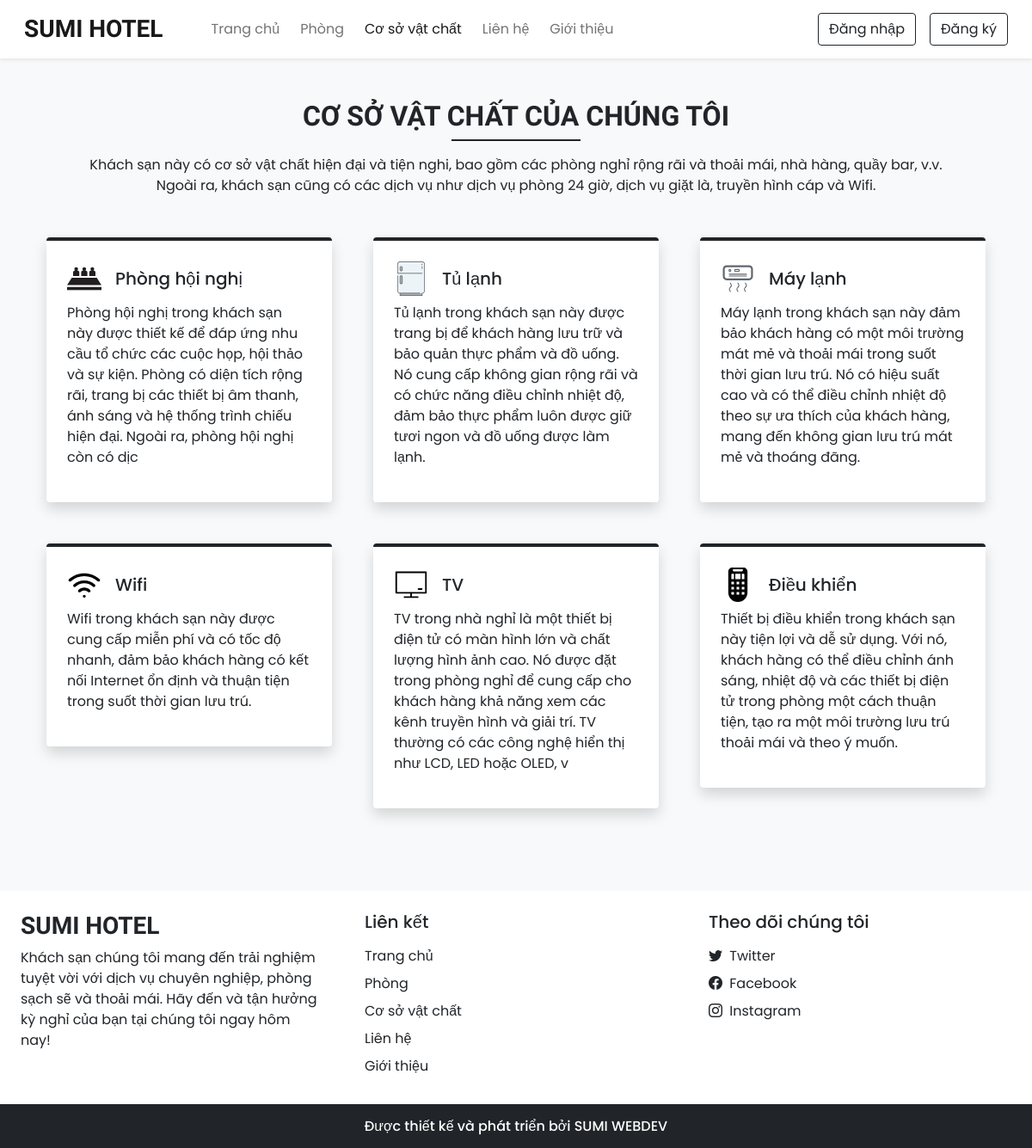
Screenshot of /facilities.php with the database file from the repository.
### tables this page shows
CREATE TABLE `settings` (
  `sr_no` int(11) NOT NULL,
  `site_title` varchar(50) NOT NULL,
  `site_about` varchar(250) NOT NULL,
  `shutdown` tinyint(1) NOT NULL
);

CREATE TABLE `facilities` (
  `id` int(11) NOT NULL,
  `icon` varchar(100) NOT NULL,
  `name` varchar(50) NOT NULL,
  `description` varchar(250) NOT NULL
);

### admin/inc/db_config.php (called while the page is built, shortened)
<?php
    function selectAll($table)
    {
        $con = $GLOBALS['con'];
        $res = mysqli_query($con,"SELECT * FROM $table");
        return $res;
    }
    function select($sql,$values,$datatypes)
    {
        $con = $GLOBALS['con'];
        if($stmt = mysqli_prepare($con,$sql))
        {
            mysqli_stmt_bind_param($stmt,$datatypes,...$values);
            if(mysqli_stmt_execute($stmt))
            {
                $res = mysqli_stmt_get_result($stmt);
                return $res;
            }
            else
            {
                mysqli_stmt_close($stmt);
                die("Không thể thực hiện câu truy vấn");
            }
        }
        else
        {
            die("Không thể chuẩn bị câu truy vấn");
        }
    }
?>

### facilities.php (the view, shortened to what this page needs)
<!DOCTYPE html>
<html lang="en">
<head>
    <?php  require('inc/links.php'); ?>
</head>
<body class="bg-light">
    <?php  require('inc/header.php'); ?>
    <div class="my-5 px-4">
        <h2 class="fw-bold h-font text-center ">CƠ SỞ VẬT CHẤT CỦA CHÚNG TÔI</h2>
        <div class="h-line bg-dark"></div>
        <p class="text-center mt-3">
            Khách sạn này có cơ sở vật chất hiện đại và tiện nghi, bao gồm các phòng nghỉ rộng rãi và thoải mái, nhà hàng, quầy bar, v.v. <br>
            Ngoài ra, khách sạn cũng có các dịch vụ như dịch vụ phòng 24 giờ, dịch vụ giặt là, truyền hình cáp và Wifi.
        </p>
    </div>
    <div class="container">
        <div class="row">
            <?php
                $res = selectAll('facilities');
                $path = FACILITIES_IMG_PATH;
                while($row = mysqli_fetch_assoc($res))
                {
                    echo<<<data
                        <div class="col-lg-4 col-md-6 mb-5 px-4">
                            <div class="bg-white rounded shadow p-4 border-top border-4 border-dark pop">
                                <div class="d-flex align-items-center mb-2">
                                    <img src="$path$row[icon]" width="40px" height="40px">
                                    <h5 class="m-0 ms-3">$row[name]</h5>
                                </div>
                                <p>$row[description]</p>
                            </div>
                        </div>
                    data;
                }
            ?>
        </div>
    </div>
    <?php require('inc/footer.php'); ?>
</body>
</html>

### inc/header.php (shortened to what this page needs)
<nav id="nav_bar" class="navbar navbar-expand-lg navbar-light bg-white px-lg-3 py-lg-2 shadow-sm sticky-top ">
        <div class="container-fluid">
            <a class="navbar-brand me-5 fw-bold fs-3 h-font" href="index.php"><?php echo $settings_r['site_title']?></a>
            <div class="collapse navbar-collapse" id="navbarSupportedContent">
                <ul class="navbar-nav me-auto mb-2 mb-lg-0">
                    <li class="nav-item">
                    <a class="nav-link me-2" href="index.php">Trang chủ</a>
                    </li>
                    <li class="nav-item">
                    <a class="nav-link me-2" href="rooms.php">Phòng</a>
                    </li>
                    <li class="nav-item">
                    <a class="nav-link me-2" href="facilities.php">Cơ sở vật chất</a>
                    </li>
                    <li class="nav-item">
                    <a class="nav-link me-2" href="contact.php">Liên hệ</a>
                    </li>
                    <li class="nav-item">
                    <a class="nav-link" href="about.php">Giới thiệu</a>
                    </li>
                </ul>
                <div class="d-flex">
                    <?php
                        if(isset($_SESSION['login']) && $_SESSION['login']==true)
                        {
                            $path = USERS_IMG_PATH;
                            echo<<<data
                                <div class="btn-group">
                                    <button type="button" class="btn btn-outline-dark shadow-none dropdown-toggle" data-bs-toggle="dropdown" data-bs-display="static" aria-expanded="false">
                                        <img src="$path$_SESSION[uPic]" style="width: 25px; height: 25px;" class="me-1">
                                        $_SESSION[uName]
                                    </button>
                                    <ul class="dropdown-menu dropdown-menu-lg-end">
                                    <li><a class="dropdown-item" href="profile.php">Hồ sơ</a></li>
                                    <li><a class="dropdown-item" href="bookings.php">Đặt phòng</a></li>
                                    <li><a class="dropdown-item" href="logout.php">Đăng xuất</a></li>
                                    </ul>
                                </div>
                            data;
                        }
                        else
                        {
                            echo<<<data
                                <button type="button" class="btn btn-outline-dark shadow-none me-lg-3 me-2" data-bs-toggle="modal" data-bs-target="#loginModal">
                                    Đăng nhập
                                </button>
                                <button type="button" class="btn btn-outline-dark shadow-none" data-bs-toggle="modal" data-bs-target="#registerModal">
                                    Đăng ký
                                </button>
                            data;
                        }
                    ?>
                </div>
            </div>
        </div>
</nav>

### inc/footer.php (shortened to what this page needs)
<div class="container-fluid bg-white mt-5">
    <div class="row">
        <div class="col-lg-4 p-4">
            <h3 class="h-font fw-bold fs-3 mb-2"><?php echo $settings_r['site_title']?></h3>
            <p>
                <?php echo $settings_r['site_about']?>
            </p>
        </div>
        <div class="col-lg-4 p-4">
            <h5 class="mb-3">Liên kết</h5>
            <a href="index.php" class="d-inline-block mb-2 text-dark text-decoration-none">Trang chủ</a> <br>
            <a href="rooms.php" class="d-inline-block mb-2 text-dark text-decoration-none">Phòng</a> <br>
            <a href="facilities.php" class="d-inline-block mb-2 text-dark text-decoration-none">Cơ sở vật chất</a> <br>
            <a href="contact.php" class="d-inline-block mb-2 text-dark text-decoration-none">Liên hệ</a> <br>
            <a href="about.php" class="d-inline-block mb-2 text-dark text-decoration-none">Giới thiệu</a>
        </div>
        <div class="col-lg-4 p-4">
            <h5 class="mb-3">Theo dõi chúng tôi</h5>
            <?php
                if($contact_r['tw']!='')
                {
                    echo<<<data
                        <a href="$contact_r[tw]" class="d-inline-block text-dark text-decoration-none mb-2">
                            <i class="bi bi-twitter me-1"></i> Twitter
                        </a><br>
                    data;
                }
            ?>
            <a href="<?php echo $contact_r['fb'] ?>" class="d-inline-block text-dark text-decoration-none mb-2">
                <i class="bi bi-facebook me-1"></i> Facebook
            </a><br>
            <a href="<?php echo $contact_r['insta'] ?>" class="d-inline-block text-dark text-decoration-none">
                <i class="bi bi-instagram me-1"></i> Instagram
            </a><br>
        </div>
    </div>
</div>
<h6 class="text-center bg-dark text-white p-3 m-0">Được thiết kế và phát triển bởi SUMI WEBDEV</h6>

### css/common.css (style rules this page uses)
:root { --teal: rgb(86, 231, 206); --teal_hover: #279e8c; }
* { font-family: 'Poppins', sans-serif; }
.h-font { font-family: 'Merienda', cursive; }
.h-line { width: 150px; margin: 0 auto; height: 1.7px; }

### rows the page displays
settings: site_title "SUMI HOTEL", site_about "Khách sạn chúng tôi mang đến trải nghiệm tuyệt vời với dịch vụ chuyên nghiệp, phòng sạch sẽ và thoải mái. Hãy đến và tận hưởng kỳ nghỉ của bạn tại chúng tôi ngay hôm nay!"
facilities: icon (picture), name "Phòng hội nghị", description "Phòng hội nghị trong khách sạn này được thiết kế để đáp ứng nhu cầu tổ chức các cuộc họp, hội thảo và sự kiện. Phòng có diện tích rộng rãi, trang bị các thiết bị âm thanh, ánh sáng và hệ thống trình chiếu hiện đại. Ngoài ra, phòng hội nghị còn có dịc"
facilities: icon (picture), name "Tủ lạnh", description "Tủ lạnh trong khách sạn này được trang bị để khách hàng lưu trữ và bảo quản thực phẩm và đồ uống. Nó cung cấp không gian rộng rãi và có chức năng điều chỉnh nhiệt độ, đảm bảo thực phẩm luôn được giữ tươi ngon và đồ uống được làm lạnh."
facilities: icon (picture), name "Máy lạnh", description "Máy lạnh trong khách sạn này đảm bảo khách hàng có một môi trường mát mẻ và thoải mái trong suốt thời gian lưu trú. Nó có hiệu suất cao và có thể điều chỉnh nhiệt độ theo sự ưa thích của khách hàng, mang đến không gian lưu trú mát mẻ và thoáng đãng."
facilities: icon (picture), name "Wifi", description "Wifi trong khách sạn này được cung cấp miễn phí và có tốc độ nhanh, đảm bảo khách hàng có kết nối Internet ổn định và thuận tiện trong suốt thời gian lưu trú."
facilities: icon (picture), name "TV", description "TV trong nhà nghỉ là một thiết bị điện tử có màn hình lớn và chất lượng hình ảnh cao. Nó được đặt trong phòng nghỉ để cung cấp cho khách hàng khả năng xem các kênh truyền hình và giải trí. TV thường có các công nghệ hiển thị như LCD, LED hoặc OLED, v"
facilities: icon (picture), name "Điều khiển", description "Thiết bị điều khiển trong khách sạn này tiện lợi và dễ sử dụng. Với nó, khách hàng có thể điều chỉnh ánh sáng, nhiệt độ và các thiết bị điện tử trong phòng một cách thuận tiện, tạo ra một môi trường lưu trú thoải mái và theo ý muốn."
